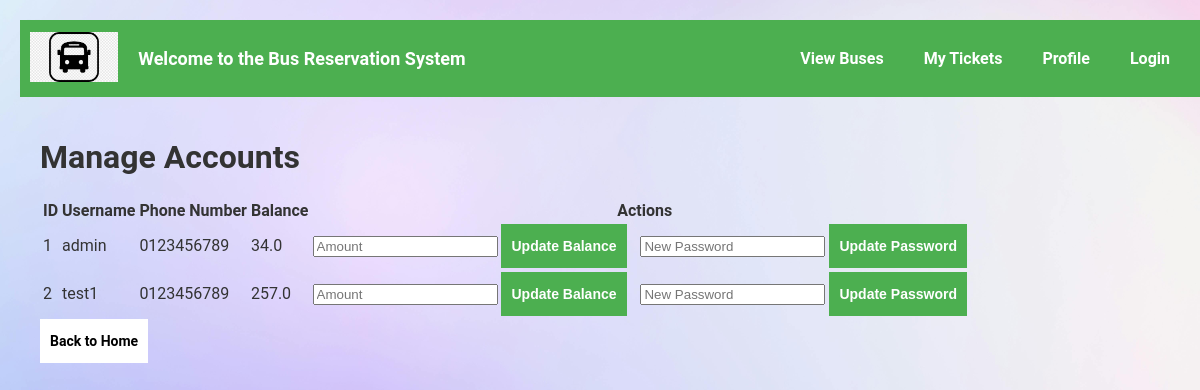
/manage_accounts (signed in), run on an earlier commit of the app's database.
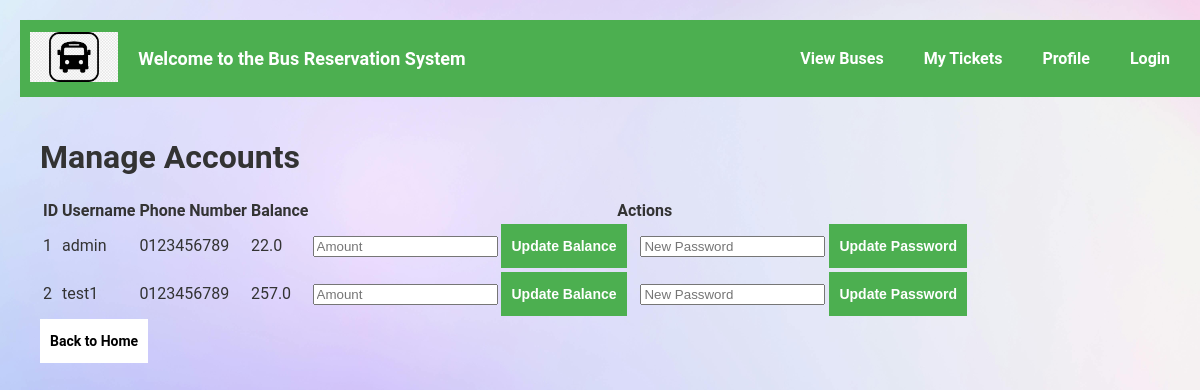
And on a later commit of the database.
### tables this page shows
CREATE TABLE users (
            id INTEGER PRIMARY KEY,
            username TEXT NOT NULL UNIQUE,
            password_hash TEXT NOT NULL
        , email TEXT, phone_number TEXT, gender TEXT, balance REAL DEFAULT 0.0, name TEXT);

### app.py (the view, shortened to what this page needs)
@app.route('/manage_accounts', methods=['GET', 'POST'])
def manage_accounts():
    user_id = session.get('user_id')
    if not user_id:
        flash('You need to log in to manage accounts.')
        return redirect(url_for('login'))
    user = UserDAO.get_user_by_id(user_id)
    if user is None or user[1] != 'admin':
        flash('You do not have permission to manage accounts.')
        return redirect(url_for('home'))
    users = UserDAO.get_all_users()
    return render_template('manage_accounts.html', users=users)

### app.py (called while the page is built)
@app.before_request
def load_routes_into_trie():
    buses = BusDAO.view_buses()
    for bus in buses:
        trie.insert(bus[2])

### databases/bus_dao.py (called while the page is built)
    @staticmethod
    def view_buses(sort_by=None, search_query=None):
        conn = sqlite3.connect('bus_reservation.db')
        cursor = conn.cursor()
        query = 'SELECT * FROM buses'
        params = []
        if search_query:
            query += ' WHERE route LIKE ?'
            params.append(f'%{search_query}%')
        if sort_by:
            query += f' ORDER BY {sort_by}'
        cursor.execute(query, params)
        buses = cursor.fetchall()
        conn.close()
        return buses

### databases/user_dao.py (called while the page is built)
    @staticmethod
    def get_user_by_id(user_id):
        conn = sqlite3.connect('bus_reservation.db')
        cursor = conn.cursor()
        cursor.execute('SELECT * FROM users WHERE id = ?', (user_id,))
        user = cursor.fetchone()
        conn.close()
        return user

    @staticmethod
    def get_all_users():
        conn = sqlite3.connect('bus_reservation.db')
        cursor = conn.cursor()
        cursor.execute('SELECT id, username, phone_number, balance FROM users')
        users = cursor.fetchall()
        conn.close()
        return users

### templates/manage_accounts.html (shortened to what this page needs)
{% extends "base.html" %}
{% block content %}
<div class="container">
    <h1>Manage Accounts</h1>
    <table>
        <thead>
            <tr>
                <th>ID</th>
                <th>Username</th>
                <th>Phone Number</th>
                <th>Balance</th>
                <th>Actions</th>
            </tr>
        </thead>
        <tbody>
            {% for user in users %}
            <tr>
                <td>{{ user[0] }}</td>
                <td>{{ user[1] }}</td>
                <td>{{ user[2] }}</td>
                <td>{{ user[3] }}</td>
                <td>
                    <form action="{{ url_for('manage_accounts') }}" method="POST" style="display:inline;">
                        <input type="number" name="amount" placeholder="Amount" required>
                        <button type="submit" class="button2">Update Balance</button>
                    </form>
                    <form action="{{ url_for('manage_accounts') }}" method="POST" style="display:inline;">
                        <input type="password" name="new_password" placeholder="New Password" required>
                        <button type="submit" class="button2">Update Password</button>
                    </form>
                </td>
            </tr>
            {% endfor %}
        </tbody>
    </table>
    <a href="{{ url_for('home') }}" class="buttonBack">Back to Home</a>
</div>
{% endblock %}

What changed in the data, as far as the page shows it:
changed users "admin": balance "34.0" → "22.0"
